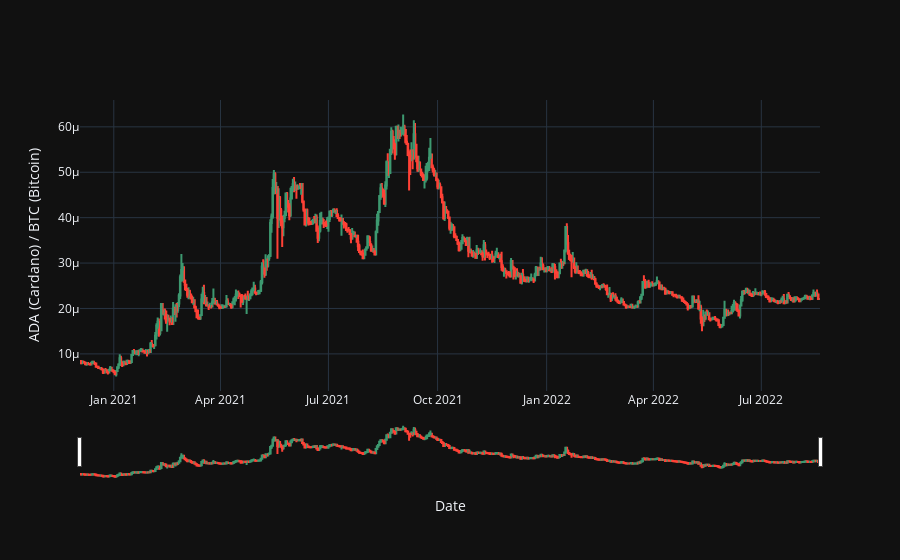

This figure's notebook cell:
### Code cell
df['date'] = pd.to_datetime(df['date'])

fig = go.Figure(data = [go.Candlestick(x=df['date'],
                                       open=df['open'],
                                       high=df['high'],
                                       low=df['low'],
                                       close=df['close'])])

fig.update_layout(template="plotly_dark")
fig.update_layout(yaxis_title= "ADA (Cardano) / BTC (Bitcoin)", xaxis_title = "Date")

fig_name = "my_fig.png"
fig.write_image(fig_name)
fig.show()

### Figure 1 — Plotly figure (JSON) as saved in the notebook; plotly's stock layout.template omitted (floating-point values rounded to 4 significant figures; data arrays with more than 128 entries replaced by an {"elided": "..."} marker saying what was removed)
{"data": [{"close": {"elided": "624 float values"}, "high": {"elided": "624 float values"}, "low": {"elided": "624 float values"}, "open": {"elided": "624 float values"}, "type": "candlestick", "x": {"elided": "624 str values"}}], "layout": {"xaxis": {"title": {"text": "Date"}}, "yaxis": {"title": {"text": "ADA (Cardano) / BTC (Bitcoin)"}}}}
